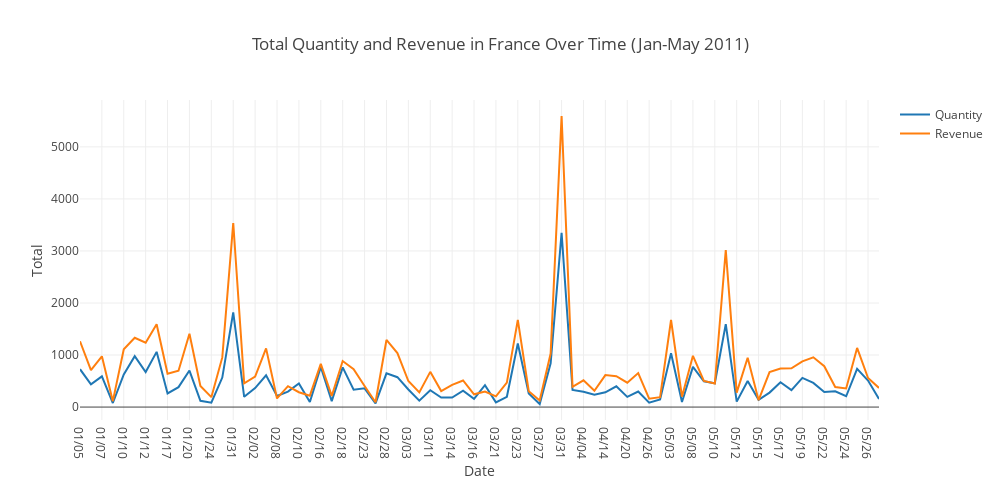

The notebook cell saved with this chart:
### Code cell
# Traces
traces = [go.Scatter(x=france_qty_rvn.index, y=france_qty_rvn[column], name=column) 
          for column in france_qty_rvn.columns];

# Layout
layout = go.Layout(width=1000, height=500,
                   xaxis=go.layout.XAxis(title=go.layout.xaxis.Title(text='Date')),
                   yaxis=go.layout.YAxis(title=go.layout.yaxis.Title(text='Total')),
                   title=go.layout.Title(text='Total Quantity and Revenue in France Over Time (Jan-May 2011)'));

# Plot
py.iplot(go.Figure(data=traces, layout=layout));

### Figure 1 — Plotly figure (JSON) as saved in the notebook; plotly's stock layout.template omitted (floating-point values rounded to 4 significant figures)
{"data": [{"name": "Quantity", "type": "scatter", "uid": "24369257-a80a-4a7e-b5af-097e92895f58", "x": ["01/05", "01/06", "01/07", "01/09", "01/10", "01/11", "01/12", "01/14", "01/17", "01/19", "01/20", "01/23", "01/24", "01/28", "01/31", "02/01", "02/02", "02/04", "02/08", "02/09", "02/10", "02/15", "02/16", "02/17", "02/18", "02/21", "02/23", "02/27", "02/28", "03/01", "03/03", "03/04", "03/11", "03/13", "03/14", "03/15", "03/16", "03/20", "03/21", "03/22", "03/23", "03/25", "03/27", "03/28", "03/31", "04/01", "04/04", "04/07", "04/14", "04/17", "04/20", "04/21", "04/26", "04/28", "05/03", "05/05", "05/08", "05/09", "05/10", "05/11", "05/12", "05/13", "05/15", "05/16", "05/17", "05/18", "05/19", "05/20", "05/22", "05/23", "05/24", "05/25", "05/26", "05/27"], "y": [728, 438, 591, 78, 628, 978, 672, 1061, 263, 383, 702, 120, 84, 567, 1819, 197, 365, 611, 214, 298, 452, 96, 772, 114, 763, 333, 360, 70, 649, 574, 338, 123, 323, 183, 184, 314, 159, 422, 90, 198, 1221, 261, 59, 842, 3349, 328, 293, 236, 284, 400, 196, 298, 84, 146, 1036, 98, 773, 494, 458, 1593, 105, 502, 140, 278, 476, 327, 560, 464, 291, 304, 208, 734, 510, 155]}, {"name": "Revenue", "type": "scatter", "uid": "ebdfe52f-35bf-4ac0-9766-fee535987dd6", "x": ["01/05", "01/06", "01/07", "01/09", "01/10", "01/11", "01/12", "01/14", "01/17", "01/19", "01/20", "01/23", "01/24", "01/28", "01/31", "02/01", "02/02", "02/04", "02/08", "02/09", "02/10", "02/15", "02/16", "02/17", "02/18", "02/21", "02/23", "02/27", "02/28", "03/01", "03/03", "03/04", "03/11", "03/13", "03/14", "03/15", "03/16", "03/20", "03/21", "03/22", "03/23", "03/25", "03/27", "03/28", "03/31", "04/01", "04/04", "04/07", "04/14", "04/17", "04/20", "04/21", "04/26", "04/28", "05/03", "05/05", "05/08", "05/09", "05/10", "05/11", "05/12", "05/13", "05/15", "05/16", "05/17", "05/18", "05/19", "05/20", "05/22", "05/23", "05/24", "05/25", "05/26", "05/27"], "y": [1265.0, 709.0, 975.1, 114.0, 1112.0, 1333.0, 1236.0, 1592.0, 642.1, 698.8, 1409.0, 406.5, 190.2, 953.8, 3538.0, 456.8, 587.4, 1129.0, 165.9, 401.0, 285.6, 219.6, 829.7, 214, 884.6, 728.8, 403.8, 92.6, 1290.0, 1038.0, 501.2, 281.2, 676.9, 307.3, 425.4, 511.5, 244.8, 298.0, 205.9, 470.0, 1675.0, 303.9, 128.1, 1028.0, 5594.0, 390.8, 513.6, 312.2, 615.2, 594.2, 469.2, 652.6, 160.5, 191.1, 1673.0, 200, 984.4, 500.9, 453.1, 3019.0, 278.5, 946.5, 133.4, 672.6, 739.6, 743.5, 878.5, 956.4, 784.7, 386.0, 357.3, 1137.0, 558.5, 367.1]}], "layout": {"height": 500, "title": {"text": "Total Quantity and Revenue in France Over Time (Jan-May 2011)"}, "width": 1000, "xaxis": {"title": {"text": "Date"}}, "yaxis": {"title": {"text": "Total"}}}}
